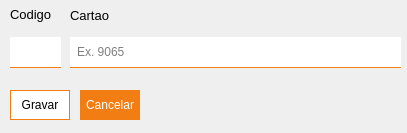
<?xml version="1.0" encoding="UTF-8"?>
<ui version="4.0">
 <class>MainWindow</class>
 <widget class="QMainWindow" name="MainWindow">
  <property name="geometry">
   <rect>
    <x>0</x>
    <y>0</y>
    <width>407</width>
    <height>133</height>
   </rect>
  </property>
  <property name="windowTitle">
   <string>Cadastrar cartão</string>
  </property>
  <widget class="QWidget" name="centralwidget">
   <widget class="QLabel" name="label">
    <property name="geometry">
     <rect>
      <x>70</x>
      <y>0</y>
      <width>47</width>
      <height>31</height>
     </rect>
    </property>
    <property name="font">
     <font>
      <pointsize>10</pointsize>
     </font>
    </property>
    <property name="text">
     <string>Cartao</string>
    </property>
   </widget>
   <widget class="QLineEdit" name="txtNumeroCartao">
    <property name="geometry">
     <rect>
      <x>70</x>
      <y>37</y>
      <width>331</width>
      <height>31</height>
     </rect>
    </property>
    <property name="styleSheet">
     <string notr="true">#txtNumeroCartao{
border:none;
border-bottom:1px solid #f27e13;
padding:5px;
}</string>
    </property>
    <property name="placeholderText">
     <string>Ex. 9065</string>
    </property>
   </widget>
   <widget class="QPushButton" name="btnGravar">
    <property name="geometry">
     <rect>
      <x>10</x>
      <y>90</y>
      <width>60</width>
      <height>30</height>
     </rect>
    </property>
    <property name="cursor">
     <cursorShape>PointingHandCursor</cursorShape>
    </property>
    <property name="styleSheet">
     <string notr="true">#btnGravar{
border:1px solid #f27e13;
padding:5px;
background-color:#ffffff;
}</string>
    </property>
    <property name="text">
     <string>Gravar</string>
    </property>
   </widget>
   <widget class="QLineEdit" name="txtCodigoCartao">
    <property name="geometry">
     <rect>
      <x>10</x>
      <y>37</y>
      <width>51</width>
      <height>31</height>
     </rect>
    </property>
    <property name="styleSheet">
     <string notr="true">#txtCodigoCartao{
border:none;
border-bottom:1px solid #f27e13;
padding:5px;
}
</string>
    </property>
   </widget>
   <widget class="QLabel" name="label_2">
    <property name="geometry">
     <rect>
      <x>10</x>
      <y>-1</y>
      <width>47</width>
      <height>31</height>
     </rect>
    </property>
    <property name="font">
     <font>
      <pointsize>10</pointsize>
     </font>
    </property>
    <property name="text">
     <string>Codigo</string>
    </property>
   </widget>
   <widget class="QPushButton" name="btnCancelar">
    <property name="geometry">
     <rect>
      <x>80</x>
      <y>90</y>
      <width>60</width>
      <height>30</height>
     </rect>
    </property>
    <property name="cursor">
     <cursorShape>PointingHandCursor</cursorShape>
    </property>
    <property name="styleSheet">
     <string notr="true">#btnCancelar{
border:1px solid #f27e13;
padding:5px;
background-color:#f27e13;
color:white;
}</string>
    </property>
    <property name="text">
     <string>Cancelar</string>
    </property>
   </widget>
  </widget>
 </widget>
 <resources/>
 <connections/>
</ui>
